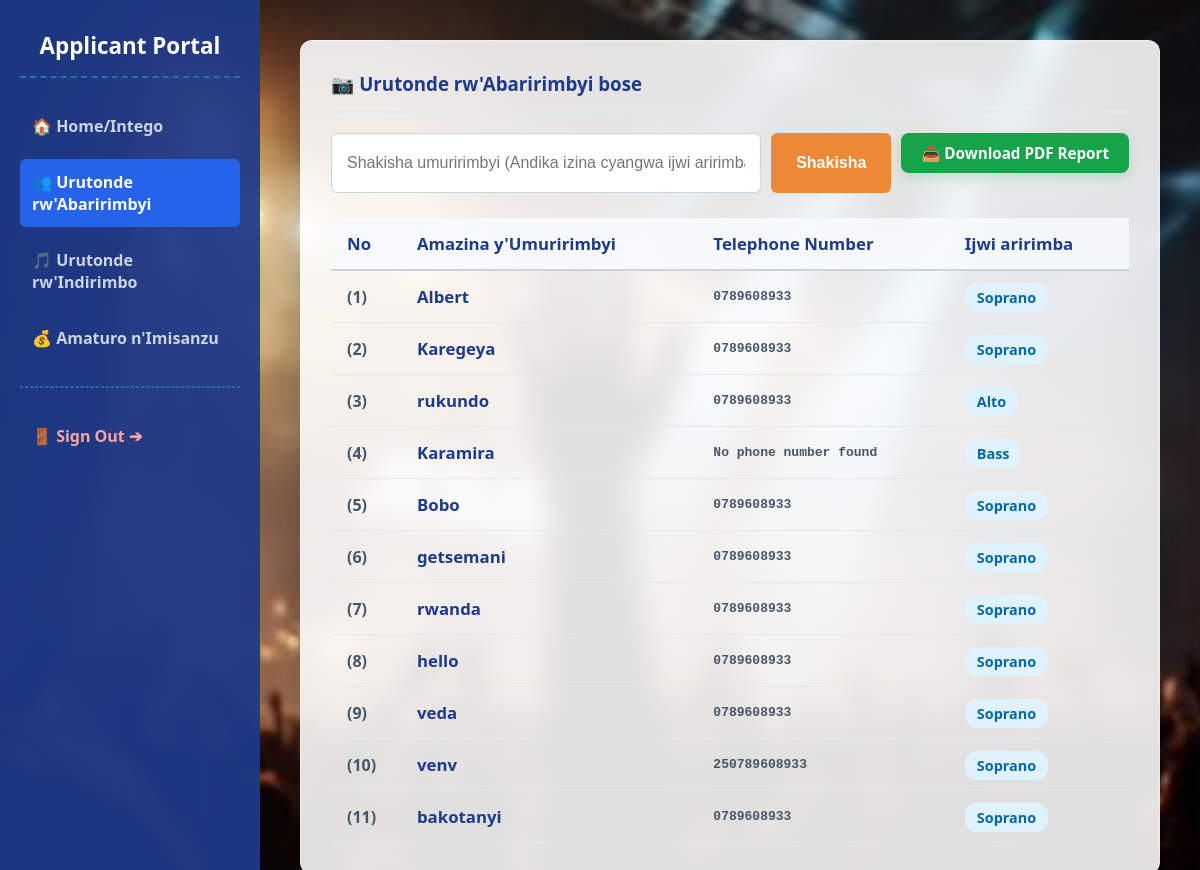
Page /members/ (signed in) on the earlier database version.
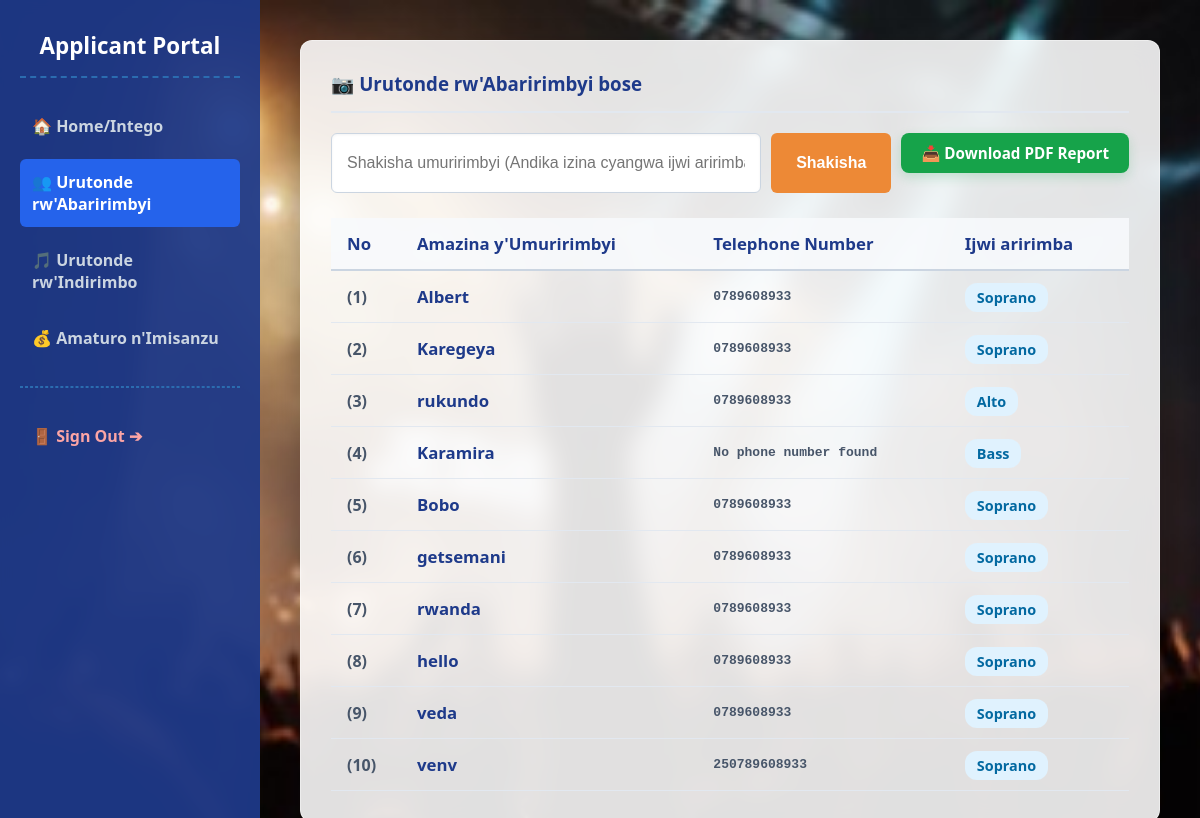
Same page on the later database version.
### choir_app/models.py (models this page shows, shortened)
class Member(models.Model):
    VOICE_CHOICES = [
        ('Soprano', 'Soprano'),
        ('Alto', 'Alto'),
        ('Tenor', 'Tenor'),
        ('Bass', 'Bass'),
    ]
    name = models.CharField(max_length=200)
    voice = models.CharField(max_length=50, choices=VOICE_CHOICES)
    phone = models.CharField(max_length=20, blank=True, null=True)

### choir_app/views.py (the view, shortened to what this page needs)
# urls.py: path('members/', views.members_list, name='members_list'),
@login_required(login_url='/login/')
def members_list(request):
    query = request.GET.get('q', '')
    if query:
        members = Member.objects.filter(name__icontains=query) | Member.objects.filter(voice__icontains=query)
    else:
        members = Member.objects.all()
    return render(request, 'choir_app/members.html', {'members': members, 'query': query})

### choir_app/templates/choir_app/members.html (shortened to what this page needs)
{% load static %}
<!DOCTYPE html>
<html lang="en">
<head>
</head>
<body>
    <div class="sidebar">
        <h2>Applicant Portal</h2>
        <div class="sidebar-menu">
            <a href="{% url 'index' %}">🏠 Home/Intego</a>
            <a href="{% url 'members_list' %}" class="active">👥 Urutonde rw'Abaririmbyi</a>
            <a href="{% url 'songs_list' %}">🎵 Urutonde rw'Indirimbo</a>
            <a href="{% url 'contributions_list' %}">💰 Amaturo n'Imisanzu</a>
            <hr style="border: 1px dashed #2b6cb0; width: 100%; margin: 15px 0;">
            <a href="{% url 'logout' %}" style="color: #fca5a5;">🚪 Sign Out ➔</a>
        </div>
    </div>
    <div class="main-workspace">
        <div class="container-box">
            <h3>📷 Urutonde rw'Abaririmbyi bose</h3>
            <form method="GET" action="{% url 'members_list' %}" style="display: flex; gap: 10px; margin-bottom: 25px;">
                <input type="text" name="q" value="{{ query|default:'' }}" placeholder="Shakisha umuririmbyi (Andika izina cyangwa ijwi aririmba nka Alto, Bass)..." style="flex: 1; padding: 12px 15px; border: 1px solid #cbd5e1; border-radius: 6px; font-size: 1em; outline: none; box-shadow: inset 0 1px 3px rgba(0,0,0,0.05); font-weight: 500;">
                <button type="submit" style="background: #ed8936; color: white; border: none; padding: 12px 25px; border-radius: 6px; font-weight: bold; cursor: pointer; font-size: 1em;">Shakisha</button>
<div style="margin-bottom: 20px; display: flex; justify-content: flex-end;">
    <a href="?q={{ query }}&download_pdf=1" style="background: #16a34a; color: white; text-decoration: none; padding: 10px 20px; border-radius: 8px; font-weight: bold; font-size: 0.95em; display: inline-flex; align-items: center; gap: 8px; box-shadow: 0 4px 12px rgba(22, 163, 74, 0.2);">
        📥 Download PDF Report
    </a>
</div>
            </form>
            <table class="data-table">
                <thead>
                    <tr>
                        <th style="width: 70px;">No</th>
                        <th>Amazina y'Umuririmbyi</th>
                        <th>Telephone Number</th>
                        <th>Ijwi aririmba</th>
                    </tr>
                </thead>
                <tbody>
                    {% for member in members %}
                        <tr>
                            <td style="font-weight: bold; color: #475569;">({{ forloop.counter }})</td>
                            <td style="color: #1e3a8a; font-size: 1.05em;">{{ member.name }}</td>
                            <td style="color: #475569; font-family: monospace;">
                                {{ member.phone|default:"No phone number found" }}
                            </td>
                            <td><span class="badge-voice">{{ member.voice }}</span></td>
                        </tr>
                    {% empty %}
                        <tr>
                            <td colspan="4" style="text-align: center; color: #64748b; font-style: italic; padding: 20px;">Nta muririmbyi n'umwe uhuje n'iryo jambo rishakishwa.</td>
                        </tr>
                    {% endfor %}
                </tbody>
            </table>
        </div>
    </div>
</body>
</html>

Differences in the rows shown:
removed Member: name "bakotanyi", phone "0789608933", voice "Soprano"
